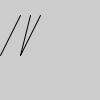
Frame 1 (no input)
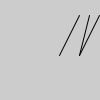
Frame 60 (the mouse pressed at the canvas centre just before this capture)
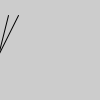
Frame 120 (the mouse held since frame 60 and released just before this capture)

The Processing sketch that drew these frames (run headless with seeded random() and noise(); from frame 60 on, the mouse is pressed at the canvas centre):

// Processing sketch: Pe1Ch2_04__Elijah_Smith
// ── Pe1Ch2_04__Elijah_Smith.pde
int x = 0;
int y = 55;

void setup() {
  size(100, 100);
}

void draw() {
  background(204);
  line(x, y, x+20, y-40);
  line(x+20, y, x+30, y-40);
  line(x+20, y, x+40, y-40);
  x = x + 1;
  if (x>100) {
    x = -40;
  }
}
  
